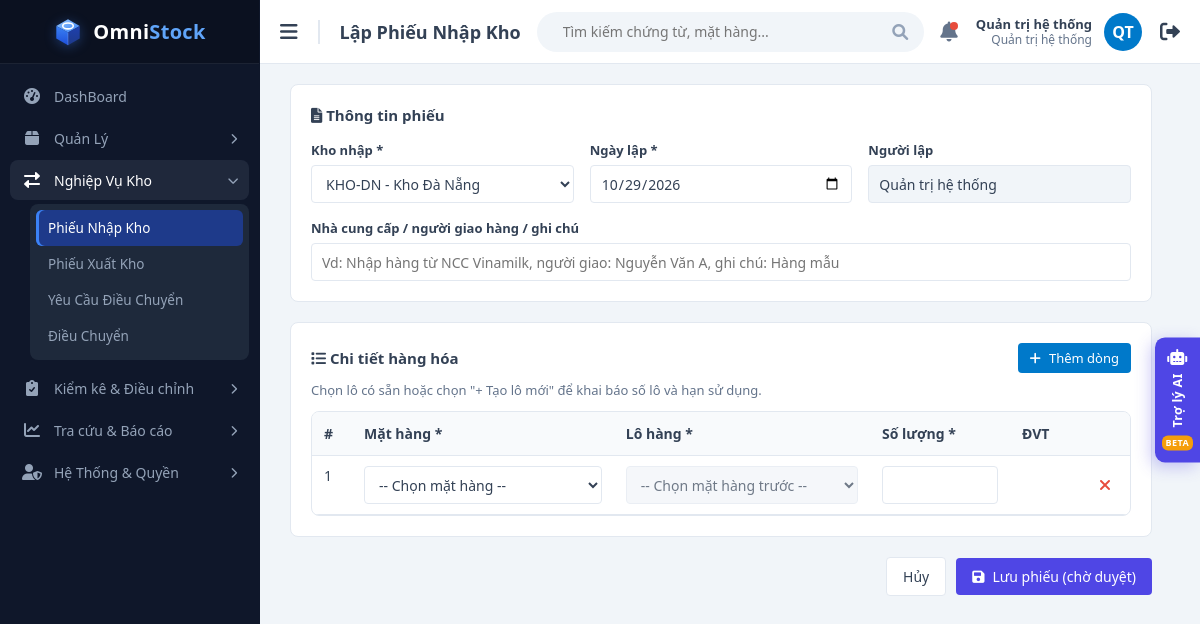
/views/voucher_form.php?type=IMPORT (signed in), run on the app's committed database.
### tables this page shows
CREATE TABLE users (
  id             INT UNSIGNED AUTO_INCREMENT PRIMARY KEY,
  username       VARCHAR(50)  NOT NULL,
  password_hash  VARCHAR(255) NOT NULL,              
  full_name      VARCHAR(100) NOT NULL,
  email          VARCHAR(100) NULL,
   
  role           ENUM('ADMIN','MANAGER','STAFF') NOT NULL DEFAULT 'STAFF',
  is_active      TINYINT(1)   NOT NULL DEFAULT 1,      
   
  must_change_password TINYINT(1) NOT NULL DEFAULT 0,
  last_login_at  DATETIME     NULL,
  created_at     DATETIME     NOT NULL DEFAULT CURRENT_TIMESTAMP,
  updated_at     DATETIME     NOT NULL DEFAULT CURRENT_TIMESTAMP ON UPDATE CURRENT_TIMESTAMP,
  UNIQUE KEY uq_users_username (username),
  UNIQUE KEY uq_users_email (email)
);

### functions/helpers.php (called while the page is built, shortened)
<?php
function e($value): string
{
    return htmlspecialchars((string) $value, ENT_QUOTES, 'UTF-8');
}
function warehouseFilter(string $column, ?array $allowedWarehouses): array
{
    $placeholders = implode(',', array_fill(0, count($allowedWarehouses), '?'));
    return ["$column IN ($placeholders)", array_map('intval', $allowedWarehouses)];
}
function asset(string $basePath, string $path): string
{
    $file = dirname(__DIR__) . '/' . $path;
    $version = is_file($file) ? filemtime($file) : 0;
    return $basePath . $path . '?v=' . $version;
}

### functions/voucher_functions.php (called while the page is built, shortened)
<?php
function getWarehouseOptions(PDO $pdo, ?array $allowedWarehouses): array
{
    [$whFilter, $whParams] = warehouseFilter('w.id', $allowedWarehouses);
    $stmt = $pdo->prepare("SELECT w.id, w.code, w.name FROM warehouses w WHERE w.is_active = 1 AND w.is_transit = 0 AND $whFilter ORDER BY w.code");
    $stmt->execute($whParams);
    return $stmt->fetchAll();
}
function requestedVoucherType($value, array $allowed = ['IMPORT', 'EXPORT', 'TRANSFER', 'ADJUSTMENT']): string
{
    return in_array($value, $allowed, true) ? $value : $allowed[0];
}
function voucherPageInfo(string $type): array
{
    return [
        'IMPORT'     => ['title' => 'Phiếu Nhập Kho',   'menu' => 'imports',     'create' => 'Lập phiếu nhập'],
        'EXPORT'     => ['title' => 'Phiếu Xuất Kho',   'menu' => 'exports',     'create' => 'Lập phiếu xuất'],
        'TRANSFER'   => ['title' => 'Phiếu Điều Chuyển', 'menu' => 'transfers',  'create' => 'Lập phiếu điều chuyển'],
        'ADJUSTMENT' => ['title' => 'Phiếu Điều Chỉnh', 'menu' => 'adjustments', 'create' => null],
    ][$type];
}

### functions/auth.php (called while the page is built, shortened)
<?php
function loadUser(PDO $pdo, int $userId): ?array
{
    $stmt = $pdo->prepare('SELECT id, username, full_name, role, must_change_password FROM users WHERE id = ? AND is_active = 1');
    $stmt->execute([$userId]);
    $user = $stmt->fetch();
    $stmt = $pdo->prepare('SELECT warehouse_id FROM user_warehouses WHERE user_id = ? ORDER BY warehouse_id');
    $stmt->execute([$userId]);
    $user['id']         = (int) $user['id'];
    $user['warehouses'] = array_map('intval', $stmt->fetchAll(PDO::FETCH_COLUMN));
    return $user;
}
function requireLogin(string $basePath, bool $passwordPage = false): array
{
    try {
        $user = loadUser(getDbConnection(), (int) ($_SESSION['user_id'] ?? 0));
    } catch (PDOException $e) {
        http_response_code(500);
        exit('Không kết nối được CSDL: ' . e($e->getMessage()));
    }
    return $user;
}
function roleLabel(string $role): string
{
    return ['ADMIN' => 'Quản trị hệ thống', 'MANAGER' => 'Quản lý kho', 'STAFF' => 'Nhân viên kho'][$role] ?? $role;
}
function userInitials(string $fullName): string
{
    $words = preg_split('/\s+/u', trim(preg_replace('/\(.*?\)/u', '', $fullName)));
    $first = mb_substr($words[0] ?? '', 0, 1);
    $last  = count($words) > 1 ? mb_substr(end($words), 0, 1) : '';
    return mb_strtoupper($first . $last);
}

### functions/db_connection.php (called while the page is built, shortened)
<?php
function dbConfig(): array
{
    return [
        'host'     => getenv('DB_HOST') ?: 'localhost',
        'dbname'   => getenv('DB_NAME') ?: 'quanlykhohang',
        'username' => getenv('DB_USER') ?: 'root',
        'password' => getenv('DB_PASS') ?: '',
    ];
}
function getDbConnection(): PDO
{
    static $pdo = null;
    if ($pdo !== null) {
        return $pdo;
    }
    ['host' => $host, 'dbname' => $dbname, 'username' => $username, 'password' => $password] = dbConfig();
    $pdo = new PDO(
        "mysql:host=$host;dbname=$dbname;charset=utf8mb4",
        $username,
        $password,
        [
            PDO::ATTR_ERRMODE            => PDO::ERRMODE_EXCEPTION,
            PDO::ATTR_DEFAULT_FETCH_MODE => PDO::FETCH_ASSOC,
            PDO::ATTR_EMULATE_PREPARES   => false,
        ]
    );
    $pdo->exec("SET time_zone = '+07:00'");
    return $pdo;
}

### views/voucher_form.php (the view, shortened to what this page needs)
<?php
require_once __DIR__ . '/../functions/db_connection.php';
require_once __DIR__ . '/../functions/helpers.php';
require_once __DIR__ . '/../functions/auth.php';
require_once __DIR__ . '/../functions/voucher_functions.php';
$user = requireLogin('../');
$type     = requestedVoucherType($_GET['type'] ?? '', ['IMPORT', 'EXPORT', 'TRANSFER']);
$typeInfo = voucherPageInfo($type);
$old = $_SESSION['voucher_form_old'] ?? null;
if (!is_array($old) || ($old['type'] ?? '') !== $type) {
    $old = null;
}
$warehouses     = [];
$dbError        = '';
try {
    $pdo        = getDbConnection();
    $warehouses = getWarehouseOptions($pdo, $user['warehouses']);
} catch (PDOException $e) {
    $dbError = 'Không thể tải dữ liệu: ' . $e->getMessage();
}
$selectedWarehouse   = (int) ($old['warehouse_id'] ?? ($warehouses[0]['id'] ?? 0));
$isImport     = $type === 'IMPORT';
$fromLabel    = ['IMPORT' => 'Kho nhập', 'EXPORT' => 'Kho xuất', 'TRANSFER' => 'Kho đi'][$type];
$reasonLabel  = [
    'IMPORT'   => ['Nhà cung cấp / người giao hàng / ghi chú', 'Vd: Nhập hàng từ NCC Vinamilk, người giao: Nguyễn Văn A, ghi chú: Hàng mẫu'],
    'EXPORT'   => ['Lý do xuất / người nhận hàng', 'Vd: Xuất bán cho Siêu thị Hòa Bình'],
    'TRANSFER' => ['Lý do điều chuyển / người vận chuyển', 'Vd: Bổ sung hàng cho Kho HCM, xe 51C-123.45'],
][$type];
$pageTitle    = 'Lập ' . $typeInfo['title'];
$basePath     = '../';
$activeMenu   = $typeInfo['menu'];
require __DIR__ . '/layout/header.php';
?>
            <?php if (empty($warehouses) && $dbError === ''): ?>
                <div class="alert-error"><i class="fas fa-lock"></i> Tài khoản của bạn chưa được phân quyền kho nào nên không thể lập phiếu.</div>
            <?php else: ?>
            <form method="post" action="../handle/voucher_process.php" id="voucherForm">
                <div class="form-card">
                    <h3><i class="fas fa-file-alt"></i> Thông tin phiếu</h3>
                    <div class="form-grid">
                        <div class="form-group">
                            <label for="warehouseId"><?= $fromLabel ?> *</label>
                            <select class="form-control" id="warehouseId" name="warehouse_id" required>
                                <?php foreach ($warehouses as $warehouse): ?>
                                    <option value="<?= (int) $warehouse['id'] ?>" <?= (int) $warehouse['id'] === $selectedWarehouse ? 'selected' : '' ?>>
                                        <?= e($warehouse['code'] . ' - ' . $warehouse['name']) ?>
                                    </option>
                                <?php endforeach; ?>
                            </select>
                        </div>
                        <div class="form-group">
                            <label for="voucherDate">Ngày lập *</label>
                            <input class="form-control" type="date" id="voucherDate" name="voucher_date" required
                                   value="<?= e($old['voucher_date'] ?? date('Y-m-d')) ?>" max="<?= date('Y-m-d') ?>">
                        </div>
                        <div class="form-group">
                            <label>Người lập</label>
                            <input class="form-control" value="<?= e($user['full_name']) ?>" disabled>
                        </div>
                        <div class="form-group span-all">
                            <label for="reason"><?= $reasonLabel[0] ?></label>
                            <input class="form-control" id="reason" name="reason" maxlength="255"
                                   value="<?= e($old['reason'] ?? '') ?>"
                                   placeholder="<?= $reasonLabel[1] ?>">
                        </div>
                    </div>
                </div>
                <div class="form-card">
                    <div class="panel-title-row">
                        <h3><i class="fas fa-list"></i> Chi tiết hàng hóa</h3>
                        <button type="button" class="btn btn-export btn-sm" id="addLine"><i class="fas fa-plus"></i> Thêm dòng</button>
                    </div>
                    <?php if (!$isImport): ?>
                        <p class="form-hint">Chỉ hiện các lô còn hàng <strong>có thể xuất</strong> tại <?= $type === 'TRANSFER' ? 'kho đi' : 'kho đã chọn' ?> (đã trừ hàng đang giữ cho phiếu đã duyệt), lô hết hạn sớm xếp trước. Khi duyệt, hệ thống kiểm tra lại và giữ chỗ số hàng này.</p>
                    <?php else: ?>
                        <p class="form-hint">Chọn lô có sẵn hoặc chọn "+ Tạo lô mới" để khai báo số lô và hạn sử dụng.</p>
                    <?php endif; ?>
                    <div class="table-container line-table">
                        <table>
                            <thead>
                                <tr>
                                    <th style="width: 40px;">#</th>
                                    <th style="width: 32%;">Mặt hàng *</th>
                                    <th>Lô hàng *</th>
                                    <th style="width: 140px;">Số lượng *</th>
                                    <th style="width: 70px;">ĐVT</th>
                                    <th style="width: 50px;"></th>
                                </tr>
                            </thead>
                            <tbody id="lineRows"></tbody>
                        </table>
                    </div>
                </div>
                <div class="form-actions">
                    <a class="btn btn-light" href="voucher_list.php?type=<?= $type ?>">Hủy</a>
                    <button class="btn btn-primary" type="submit" id="submitVoucher"><i class="fas fa-save"></i> Lưu phiếu (chờ duyệt)</button>
                </div>
            </form>
            <?php endif; ?>
<?php require __DIR__ . '/layout/footer.php'; ?>

### views/layout/header.php (shortened to what this page needs)
<?php
$menuGroups = [
    'manage' => [
        'icon'  => 'fa-box',
        'label' => 'Quản Lý',
        'links' => [
            'warehouses' => ['Danh sách kho', 'views/warehouse_list.php'],
            'items'      => ['Mặt Hàng', 'views/item_list.php'],
            'batches'    => ['Lô Hàng', 'views/batch_list.php'],
        ],
    ],
    'operations' => [
        'icon'  => 'fa-exchange-alt',
        'label' => 'Nghiệp Vụ Kho',
        'links' => [
            'imports'           => ['Phiếu Nhập Kho', 'views/voucher_list.php?type=IMPORT'],
            'exports'           => ['Phiếu Xuất Kho', 'views/voucher_list.php?type=EXPORT'],
            'transfer_requests' => ['Yêu Cầu Điều Chuyển', 'views/transfer_request_list.php'],
            'transfers'         => ['Điều Chuyển', 'views/voucher_list.php?type=TRANSFER'],
        ],
    ],
    'counting' => [
        'icon'  => 'fa-clipboard-check',
        'label' => 'Kiểm kê & Điều chỉnh',
        'links' => [
            'stock_counts' => ['Đợt kiểm kê', 'views/stock_count_list.php'],
            'differences'  => ['Xử lý chênh lệch', 'views/stock_count_list.php?status=COUNTING'],
            'adjustments'  => ['Phiếu điều chỉnh', 'views/voucher_list.php?type=ADJUSTMENT'],
        ],
    ],
    'reports' => [
        'icon'  => 'fa-chart-line',
        'label' => 'Tra cứu & Báo cáo',
        'links' => [
            'current_stock'  => ['Tồn kho hiện tại', 'views/report_stock.php'],
            'ledger_summary' => ['Nhập – xuất – tồn', 'views/report_ledger.php?view=summary'],
            'ledger'         => ['Thẻ kho / sổ phát sinh', 'views/report_ledger.php?view=detail'],
            'count_report'   => ['Báo cáo kiểm kê', 'views/report_stock_count.php'],
            'reconciliation' => ['Đối chiếu sổ', 'views/report_reconciliation.php'],
        ],
    ],
];
if (isAdmin($user)) {
    $menuGroups['system'] = [
        'icon'  => 'fa-user-shield',
        'label' => 'Hệ Thống & Quyền',
        'links' => [
            'users' => ['Tài khoản & phân quyền kho', 'views/account_list.php'],
        ],
    ];
}
function menuHref(string $href, string $basePath): string
{
    return $href === '#' ? '#' : $basePath . $href;
}
?>
<!DOCTYPE html>
<html lang="vi">
<head>
    <link href="https://cdnjs.cloudflare.com/ajax/libs/font-awesome/6.0.0/css/all.min.css" rel="stylesheet">
    <link href="<?= e(asset($basePath, 'css/style.css')) ?>" rel="stylesheet">
</head>
<body>
    <div class="sidebar" id="sidebar">
        <a class="sidebar-header" href="<?= $basePath ?>index.php" title="<?= APP_NAME ?> - <?= APP_TAGLINE ?>">
            <img class="brand-logo" src="<?= e(asset($basePath, 'images/logo.svg')) ?>" alt="">
            <span class="brand-name">Omni<span>Stock</span></span>
        </a>
        <ul class="menu">
            <li class="menu-item">
                <a class="menu-btn<?= $activeMenu === 'dashboard' ? ' current' : '' ?>" href="<?= $basePath ?>index.php">
                    <i class="fas fa-tachometer-alt icon"></i>
                    <span class="menu-text">DashBoard</span>
                </a>
            </li>
            <?php foreach ($menuGroups as $menuGroup): ?>
                <?php $menuOpen = array_key_exists($activeMenu, $menuGroup['links']); ?>
                <li class="menu-item<?= $menuOpen ? ' active' : '' ?>">
                    <div class="menu-btn" onclick="toggleSubMenu(this)">
                        <i class="fas <?= $menuGroup['icon'] ?> icon"></i>
                        <span class="menu-text"><?= e($menuGroup['label']) ?></span>
                        <i class="fas fa-chevron-right arrow"></i>
                    </div>
                    <div class="sub-menu-wrap">
                        <div class="sub-menu-clip">
                            <ul class="sub-menu">
                                <?php $menuIndex = 0; ?>
                                <?php foreach ($menuGroup['links'] as $menuKey => [$menuLabel, $menuLink]): ?>
                                    <li style="--i: <?= $menuIndex++ ?>">
                                        <a href="<?= e(menuHref($menuLink, $basePath)) ?>"<?= $menuKey === $activeMenu ? ' class="current"' : '' ?>><?= e($menuLabel) ?></a>
                                    </li>
                                <?php endforeach; ?>
                            </ul>
                        </div>
                    </div>
                </li>
            <?php endforeach; ?>
        </ul>
    </div>
    <div class="main-content">
        <div class="top-navbar">
            <div class="nav-left">
                <button class="toggle-btn" id="toggleBtn"><i class="fas fa-bars"></i></button>
                <h2 class="page-title-nav"><?= e($pageTitle) ?></h2>
            </div>
            <div class="nav-center">
                <div class="nav-search">
                    <input type="text" placeholder="Tìm kiếm chứng từ, mặt hàng...">
                    <i class="fas fa-search"></i>
                </div>
            </div>
            <div class="nav-right">
                <i class="fas fa-bell" title="Thông báo"></i>
                <a class="user-link" href="<?= $basePath ?>views/change_password.php" title="<?= e($user['username']) ?> · Đổi mật khẩu">
                    <div class="user-info">
                        <strong><?= e($user['full_name']) ?></strong>
                        <span><?= e(roleLabel($user['role'])) ?></span>
                    </div>
                    <div class="avatar"><?= e(userInitials($user['full_name'])) ?></div>
                </a>
                <form method="post" action="<?= $basePath ?>handle/login_process.php">
                    <button class="toggle-btn" type="submit" title="Đăng xuất"><i class="fas fa-sign-out-alt"></i></button>
                </form>
            </div>
        </div>
        <div class="content-body">

### data on the page
users: full_name "Quản trị hệ thống", role "Quản trị hệ thống", full_name "QT"

### other printed values
$menuGroup['label'] "Quản Lý"
$menuGroup['label'] "Nghiệp Vụ Kho"
$menuLabel "Phiếu Nhập Kho"
$menuLabel "Phiếu Xuất Kho"
$menuLabel "Yêu Cầu Điều Chuyển"
$menuLabel "Điều Chuyển"
$menuGroup['label'] "Kiểm kê & Điều chỉnh"
$menuGroup['label'] "Tra cứu & Báo cáo"
$menuGroup['label'] "Hệ Thống & Quyền"
$pageTitle "Lập Phiếu Nhập Kho"
$fromLabel "Kho nhập"
$reasonLabel[0] "Nhà cung cấp / người giao hàng / ghi chú"
form field warehouse_id "KHO-DN - Kho Đà Nẵng"
